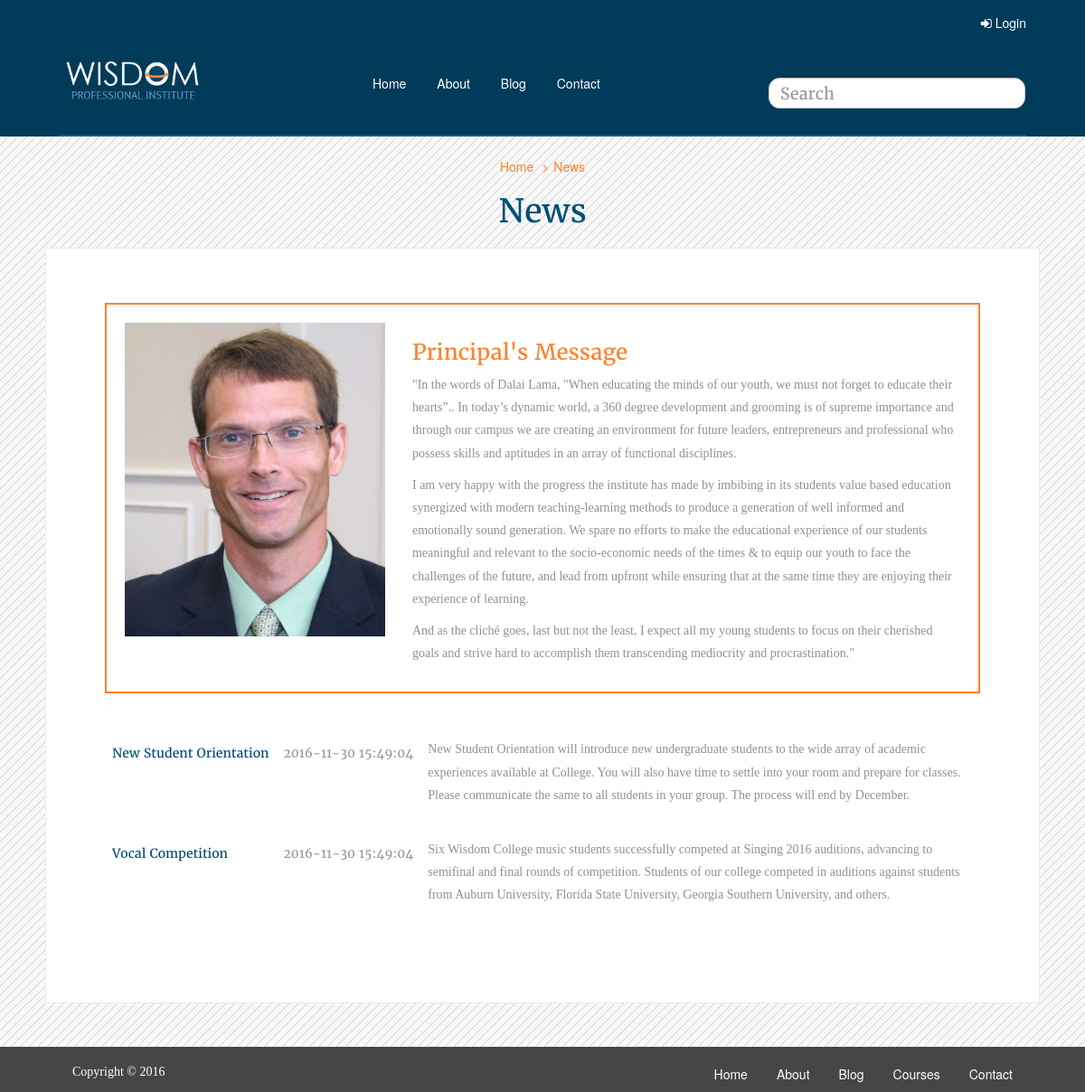
Page /Wisdom/news.php on the committed database.
### tables this page shows
CREATE TABLE IF NOT EXISTS `news` (
  `sl_no` int(100) NOT NULL AUTO_INCREMENT,
  `heading` varchar(100) NOT NULL,
  `text` text NOT NULL,
  `time_stamp` timestamp NOT NULL DEFAULT CURRENT_TIMESTAMP,
  PRIMARY KEY (`sl_no`)
);

### Wisdom/news.php (the view, shortened to what this page needs)
<?php require_once('Connections/wisdom.php'); ?>
<?php
$logoutAction = $_SERVER['PHP_SELF']."?doLogout=true";
?>
<?php
$maxRows_news = 10;
$pageNum_news = 0;
$startRow_news = $pageNum_news * $maxRows_news;
$query_news = "SELECT * FROM news ORDER BY time_stamp DESC";
$query_limit_news = sprintf("%s LIMIT %d, %d", $query_news, $startRow_news, $maxRows_news);
$news = mysql_query($query_limit_news, $wisdom) or die(mysql_error());
$row_news = mysql_fetch_assoc($news);
?>
<!DOCTYPE html>
<html xmlns="http://www.w3.org/1999/xhtml">
<head>
    <link href="css/bootstrap.min.css" rel="stylesheet">
    <link href="css/font-awesome.min.css" rel="stylesheet">
    <link href="css/my_style.css" rel="stylesheet" type="text/css" />
	<link href="css/thumbnail-slider.css" rel="stylesheet" />
</head>
<body>
<div class="container-fluid bg_blue">
      <div class="col-lg-12" >
        <div class="login-icon">
			<?php if(isset($_SESSION['MM_Username'])){ ?>
            	<a href="<?php echo $logoutAction ?>" class="pull-right"> <i class="fa fa-sign-out"></i> Logout</a><span class="user_text pull-right white_font"><i class="fa fa-user"> </i> <?php echo ($_SESSION['MM_Username']) ?></span>
            	<div class="clearfix"></div>
            <?php } else { ?>
            	<a href="login.php" class="pull-right"><i class="fa fa-sign-in"></i> Login</a>
            	<div class="clearfix"></div>
            <?php } ?>
        </div>
      </div>
      <div class="col-md-12">
        <div class="row">
          <nav class="navbar">
			<div class="navbar-header">
          <a class="navbar-brand" href="#"><img src="images/logo_03.jpg" class="img-responsive" width="160px" /></a>
        </div>
        <div class="collapse navbar-collapse" id="bs-example-navbar-collapse-1">
          <ul class="nav navbar-nav">
            <li><a href="index.php">Home</a></li>
            <li><a href="about.php">About</a></li>
            <li><a href="blog.php">Blog</a></li>
            <li><a href="contact.php">Contact</a></li>
          <form name="searchbar" class="navbar-form navbar-right" method="post">
            <div class="form-group">
              <input name="searchin" type="text" class="form-control" placeholder="Search" required>
            </div>
          </form>
          </ul>
        </div>
        </nav>
       </div>
       </div>
    </div>
    <div class="container-fluid bg_blue">
        <div class="col-md-12">
            <hr class="navbar-line" />
        </div>
    </div>
    <div class="container-fluid bg_pattern">
    <div class="row">
     <ol class="breadcrumb text-center orange_font" >
     	<li><a href="index.php">Home</a></li>
    	<li><a href="#">News</a></li>
      </ol>
      <h1 class="blue_font text-center">News</h1>
       <div class="col-md-12 pad10">
       		<div class="box2">
                <div class="orange_box">
                <div class="row">
                <div class="col-sm-4">
                 <img src="images/prinicipal.jpg" class="img-responsive">
                </div>
                <div class="col-sm-8">
                <h3 class="orange_font">Principal's Message</h3>
                 <p>
                 "In the words of Dalai Lama, "When educating the minds of our youth, we must not forget to educate their hearts”.. In today’s dynamic world, a 360 degree development and grooming is of supreme importance and through our campus we are creating an environment for future leaders, entrepreneurs and professional who possess skills and aptitudes in an array of functional disciplines.
                 </p>
                    <p>
                    I am very happy with the progress the institute has made by imbibing in its students value based education synergized with modern teaching-learning methods to produce a generation of well informed and emotionally sound generation. We spare no efforts to make the educational experience of our students meaningful and relevant to the socio-economic needs of the times & to equip our youth to face the challenges of the future, and lead from upfront while ensuring that at the same time they are enjoying their experience of learning.
                    </p>
                    <p>
                    And as the cliché goes, last but not the least, I expect all my young students to focus on their cherished goals and strive hard to accomplish them transcending mediocrity and procrastination."
                    </p>
                 </div>
                </div>
              </div>
            <div class="row pad40">
             <div class="col-xs-12">
			<table class="table table2 table-responsive table-hover">
			  <?php do { ?>
              <tr>
                <td style="min-width:100px" nowrap><h5 class="blue_font"><?php echo $row_news['heading']; ?></h5></td>
                <td style="min-width:100px" nowrap><h5><?php echo $row_news['time_stamp']; ?></h5></td>
                <td><p>
                   <?php echo $row_news['text']; ?>
                    </p>
               </td>
              </tr>
                <?php } while ($row_news = mysql_fetch_assoc($news)); ?>
            </table>
            </div>
           </div>
            </div>
       </div>
     </div>
 </div>
  <div class="bg_pattern pad20">
    <div class="container-fluid bg_footer">
           <div class="col-md-12">
        	<div class="col-md-6">
     			<p class="white_font">Copyright &copy; 2016</p>
        	</div>
        	<div class="col-md-6">
                <ul class="nav nav-pills navbar-right">
                	<li><a href="index.php">Home</a></li>
                	<li><a href="about.php">About</a></li>
                	<li><a href="blog.php">Blog</a></li>
                	<li><a href="courses.php">Courses</a></li>
                	<li><a href="contact.php">Contact</a></li>
                </ul>
        	</div>
           </div>
    </div>
  </div>
</body>
</html>

### Wisdom/css/my_style.css (style rules this page uses)
.container-fluid { padding-left:50px; padding-right:50px; }
.bg_blue { background-color:#003b59; }
.bg_footer { background-color:#464646; margin-top:30px; padding-top:15px; }
.pad40 { padding-top:40px; }
.pad20 { padding-top:18px; }
.orange_font { color:#ff812a; }
.white_font { color:#fff; }
.blue_font { color:#004f76; }
.login-icon a { color:#FFF; }
.login-icon { padding-top:15px; padding-bottom:15px; }
.navbar-nav { width:100%; text-align:center; float:none; }
ul.navbar-nav { margin-top:25px; }
.navbar-nav li { float:none; display:inline-block; }
.nav > li > a { color:#FFF; border-radius:10px; padding-top:5px; padding-bottom:5px; }
.navbar-line { margin:0; border-color:#0b5d81; border-width:2px; }
.navbar-collapse, .navbar-form { border-top: 1px solid transparent; -webkit-box-shadow: inset 0 1px 0 transparent; box-shadow:0 0 0 transparent; }
h1, h2, h3, h4, h5, h6 { font-family:"myfont1"; color:#999999; }
p { font-family:"myfont2"; color:#909191; line-height:1.8em; }
.bg_pattern { background-image:url(../images/1675851710-1348979047website-pattern-03.jpg); }
.box2 { background-color:#FFF; border:#eaeaea 1px solid; padding:60px 65px ; }
input { border-radius:12px !important; font-family:myfont1; font-size:18px !important; }
.breadcrumb { background-color: transparent; margin-top:15px; padding-bottom:0; margin-bottom:0; }
.breadcrumb a { color: #ff812a; }
.breadcrumb>li+li:before { padding:0 5px;color:#ff812a;content:">" }
.pad10 { padding-top:10px; }
.table > tbody > tr > td, .table > tbody > tr > th, .table > tfoot > tr > td, .table > tfoot > tr > th, .table > thead > tr > td, .table > thead > tr > th { border-top: 1px solid transparent; }
.table>tbody>tr>td, .table>tbody>tr>th, .table>tfoot>tr>td, .table>tfoot>tr>th, .table>thead>tr>td, .table>thead>tr>th { vertical-align: bottom; }
.table>tbody>tr>td p { margin-bottom:18px; }
.course_details_box h4, { margin-top:5px; }
.orange_box { border:2px solid #ff812a; padding:20px; }
.table2>tbody>tr>td, .table2>tbody>tr>th, .table2>tfoot>tr>td, .table2>tfoot>tr>th, .table2>thead>tr>td, .table2>thead>tr>th { vertical-align: top; }

### rows in the picture
news: heading "New Student Orientation", time_stamp "2016-11-30 15:49:04", text "New Student Orientation will introduce new undergraduate students to the wide array of academic experiences available at College. You will also have time to settle into your room and prepare for classes. Please communicate the same to all students in your group. The process will end by December."
news: heading "Vocal Competition", time_stamp "2016-11-30 15:49:04", text "Six Wisdom College music students successfully competed at Singing 2016 auditions, advancing to semifinal and final rounds of competition. Students of our college competed in auditions against students from Auburn University, Florida State University, Georgia Southern University, and others."
